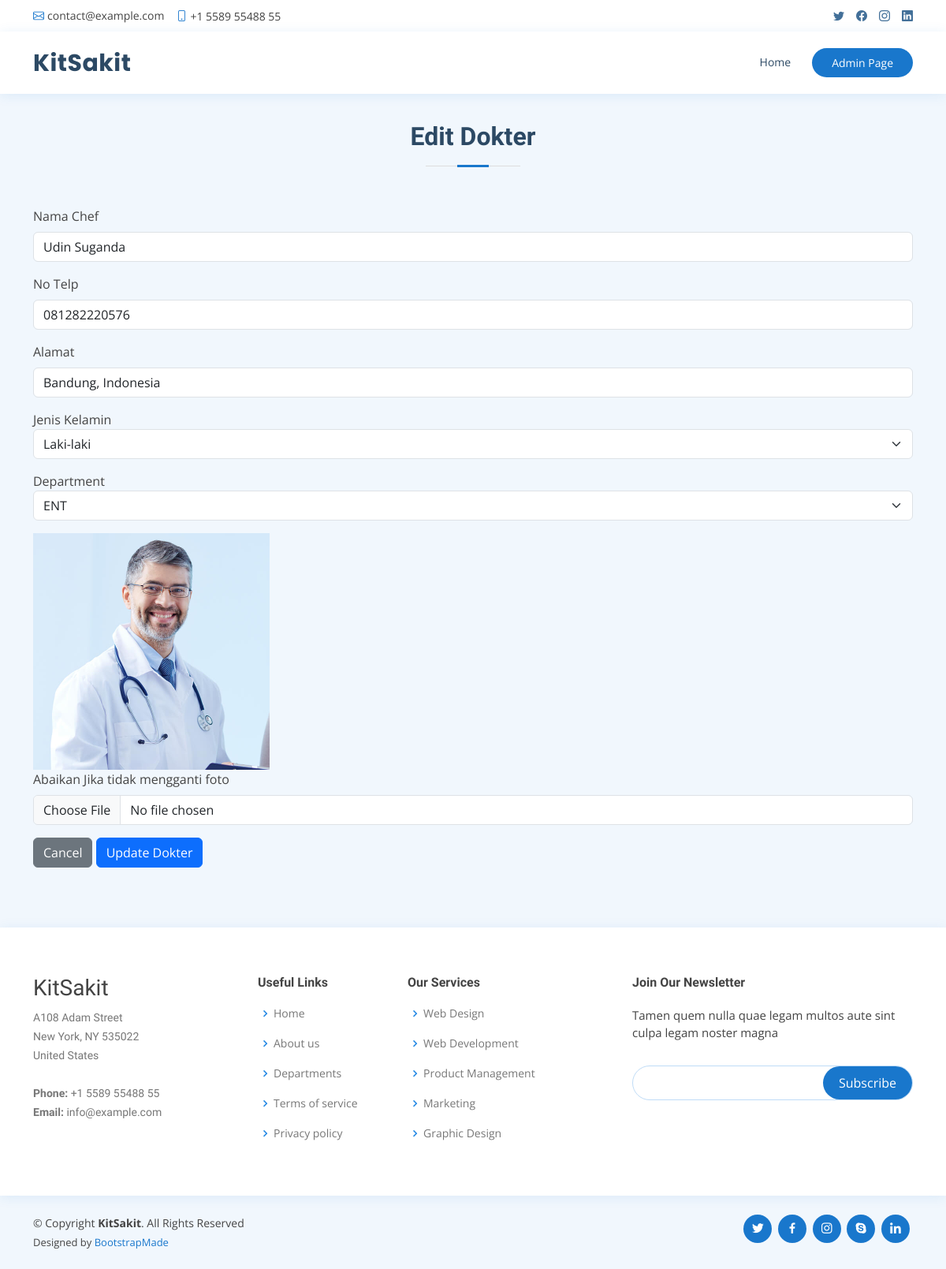
The app's page /editDokter.php?id_dokter=1 with its own data.
### tables this page shows
CREATE TABLE `dokter`  (
  `id_dokter` int NOT NULL AUTO_INCREMENT,
  `nama_dokter` varchar(225) NOT NULL,
  `jenis_kelamin_dokter` char(1) NOT NULL,
  `alamat_dokter` varchar(225) NOT NULL,
  `telefon_dokter` varchar(20) NOT NULL,
  `foto` varchar(255) NOT NULL,
  `id_departmen` int NOT NULL,
  PRIMARY KEY (`id_dokter`) USING BTREE,
  INDEX `id_departmen`(`id_departmen` ASC) USING BTREE,
  CONSTRAINT `dokter_ibfk_1` FOREIGN KEY (`id_departmen`) REFERENCES `departmen` (`id_departmen`) ON DELETE RESTRICT ON UPDATE RESTRICT
);

CREATE TABLE `departmen`  (
  `id_departmen` int NOT NULL AUTO_INCREMENT,
  `nama_departmen` varchar(225) NOT NULL,
  `spesialisasi` varchar(255) NOT NULL,
  `lokasi` varchar(225) NOT NULL,
  PRIMARY KEY (`id_departmen`) USING BTREE
);

### function.php (called while the page is built, shortened)
<?php
    include('config.php');
    function readDepartmen(){
        global $conn;
        $query = "SELECT * FROM departmen";
        $result = mysqli_query($conn, $query);
        return $result;
    }
    function readQuery($table, $id, $find){
        global $conn;
        $query = "SELECT * FROM ".$table." WHERE ".$id."=".$find;
        $result = mysqli_query($conn, $query);
        $result = mysqli_fetch_assoc($result);
        return $result;
    };
?>

### editDokter.php (the view, shortened to what this page needs)
<?php
    include('function.php');
    $listDepartmen = readDepartmen();
    if(isset($_GET['id_dokter'])){
      $idDokter = $_GET['id_dokter'];
      $data = readQuery('dokter', 'id_dokter', $idDokter);
    } else {
      echo "
      <script>
        alert('Masukkan data id.');
        window.location='admin.php';
      </script>";
    }
?>
<!DOCTYPE html>
<html lang="en">
<head>
  <link href="assets/vendor/fontawesome-free/css/all.min.css" rel="stylesheet">
  <link href="assets/vendor/animate.css/animate.min.css" rel="stylesheet">
  <link href="assets/vendor/bootstrap/css/bootstrap.min.css" rel="stylesheet">
  <link href="assets/vendor/bootstrap-icons/bootstrap-icons.css" rel="stylesheet">
  <link href="assets/vendor/boxicons/css/boxicons.min.css" rel="stylesheet">
  <link href="assets/vendor/glightbox/css/glightbox.min.css" rel="stylesheet">
  <link href="assets/vendor/remixicon/remixicon.css" rel="stylesheet">
  <link href="assets/vendor/swiper/swiper-bundle.min.css" rel="stylesheet">
  <link href="assets/css/style.css" rel="stylesheet">
</head>
<body>
  <div id="topbar" class="d-flex align-items-center fixed-top">
    <div class="container d-flex justify-content-between">
      <div class="contact-info d-flex align-items-center">
        <i class="bi bi-envelope"></i> <a href="mailto:contact@example.com">contact@example.com</a>
        <i class="bi bi-phone"></i> +1 5589 55488 55
      </div>
      <div class="d-none d-lg-flex social-links align-items-center">
        <a href="#" class="twitter"><i class="bi bi-twitter"></i></a>
        <a href="#" class="facebook"><i class="bi bi-facebook"></i></a>
        <a href="#" class="instagram"><i class="bi bi-instagram"></i></a>
        <a href="#" class="linkedin"><i class="bi bi-linkedin"></i></i></a>
      </div>
    </div>
  </div>
  <header id="header" class="fixed-top">
    <div class="container d-flex align-items-center">
      <h1 class="logo me-auto"><a href="index.php">KitSakit</a></h1>
      <nav id="navbar" class="navbar order-last order-lg-0">
        <ul>
          <li><a class="nav-link scrollto" href="index.php">Home</a></li>
        </ul>
      </nav>
      <a href="admin.php" class="appointment-btn scrollto">Admin <span class="d-none d-md-inline">Page</span></a>
    </div>
  </header>
  <main id="main" style="padding-top: 70px;">
    <section id="appointment" class="appointment section-bg">
      <div class="container">
        <div class="section-title">
          <h2>Edit Dokter</h2>
        </div>
        <form action="#" method="post" role="form" id="form-add" enctype="multipart/form-data">
            <div class="mb-3">
                <label for="nama_dokter" class="form-label">Nama Chef</label>
                <input type="text" class="form-control" id="nama_dokter" name="nama_dokter" value="<?= $data['nama_dokter'] ?>" required>
            </div>
            <div class="mb-3">
                <label for="no_telp_dokter" class="form-label">No Telp</label>
                <input type="text" class="form-control" id="no_telp_dokter" name="no_telp_dokter" value="<?= $data['telefon_dokter'] ?>" required>
            </div>
            <div class="mb-3">
                <label for="alamat_dokter" class="form-label">Alamat</label>
                <input type="text" class="form-control" id="alamat_dokter" name="alamat_dokter" value="<?= $data['alamat_dokter'] ?>" required>
            </div>
            <div class="mb-3">
                <label for="jenis_kelamin_dokter">Jenis Kelamin</label>
                <select class="form-select" aria-label="Category" id="jenis_kelamin_dokter" name="jenis_kelamin_dokter" required>
                    <option value="L"
                      <?php
                        if($data['jenis_kelamin_dokter'] == "L"){
                          echo "selected";
                        }
                      ?>
                    >Laki-laki</option>
                </select>
            </div>
            <div class="mb-3">
                <label for="departmen">Department</label>
                <select class="form-select" aria-label="Category" id="departmen" name="departmen" required>
                    <?php
                        foreach($listDepartmen as $departmen){
                            echo '<option value="'.$departmen['id_departmen'].'"'. ($departmen['id_departmen'] == $data['id_departmen'] ? "selected" : "").'>'.$departmen['nama_departmen'].'</option>';
                        }
                    ?>
                </select>
            </div>
            <div class="mb-3">
                <img src="assets/img/doctors/<?=$data['foto'] ?>" alt="" width="300" height="300">
                <br>
                <label for="foto_chef" class="form-label">Abaikan Jika tidak mengganti foto</label>
                <input class="form-control" type="file" id="foto_dokter" name="foto_dokter">
            </div>
            <a href="admin.php"><button type="button" class="btn btn-secondary" data-bs-dismiss="modal">Cancel</button></a>
            <button type="submit" class="btn btn-primary text-white" name="btn-edit-dokter" id="btn-edit-dokter" form="form-add">Update Dokter</button>
        </form>
      </div>
    </section>
  </main>
  <footer id="footer">
    <div class="footer-top">
      <div class="container">
        <div class="row">
          <div class="col-lg-3 col-md-6 footer-contact">
            <h3>KitSakit</h3>
            <p>
              A108 Adam Street <br>
              New York, NY 535022<br>
              United States <br><br>
              <strong>Phone:</strong> +1 5589 55488 55<br>
              <strong>Email:</strong> info@example.com<br>
            </p>
          </div>
          <div class="col-lg-2 col-md-6 footer-links">
            <h4>Useful Links</h4>
            <ul>
              <li><i class="bx bx-chevron-right"></i> <a href="#">Home</a></li>
              <li><i class="bx bx-chevron-right"></i> <a href="#">About us</a></li>
              <li><i class="bx bx-chevron-right"></i> <a href="#">Departments</a></li>
              <li><i class="bx bx-chevron-right"></i> <a href="#">Terms of service</a></li>
              <li><i class="bx bx-chevron-right"></i> <a href="#">Privacy policy</a></li>
            </ul>
          </div>
          <div class="col-lg-3 col-md-6 footer-links">
            <h4>Our Services</h4>
            <ul>
              <li><i class="bx bx-chevron-right"></i> <a href="#">Web Design</a></li>
              <li><i class="bx bx-chevron-right"></i> <a href="#">Web Development</a></li>
              <li><i class="bx bx-chevron-right"></i> <a href="#">Product Management</a></li>
              <li><i class="bx bx-chevron-right"></i> <a href="#">Marketing</a></li>
              <li><i class="bx bx-chevron-right"></i> <a href="#">Graphic Design</a></li>
            </ul>
          </div>
          <div class="col-lg-4 col-md-6 footer-newsletter">
            <h4>Join Our Newsletter</h4>
            <p>Tamen quem nulla quae legam multos aute sint culpa legam noster magna</p>
            <form action="" method="post">
              <input type="email" name="email"><input type="submit" value="Subscribe">
            </form>
          </div>
        </div>
      </div>
    </div>
    <div class="container d-md-flex py-4">
      <div class="me-md-auto text-center text-md-start">
        <div class="copyright">
          &copy; Copyright <strong><span>KitSakit</span></strong>. All Rights Reserved
        </div>
        <div class="credits">
          Designed by <a href="https://bootstrapmade.com/">BootstrapMade</a>
        </div>
      </div>
      <div class="social-links text-center text-md-right pt-3 pt-md-0">
        <a href="#" class="twitter"><i class="bx bxl-twitter"></i></a>
        <a href="#" class="facebook"><i class="bx bxl-facebook"></i></a>
        <a href="#" class="instagram"><i class="bx bxl-instagram"></i></a>
        <a href="#" class="google-plus"><i class="bx bxl-skype"></i></a>
        <a href="#" class="linkedin"><i class="bx bxl-linkedin"></i></a>
      </div>
    </div>
  </footer>
</body>
</html>

### assets/css/style.css (style rules this page uses)
body { font-family: "Open Sans", sans-serif; color: #444444; }
a { color: #1977cc; text-decoration: none; }
h1, h2, h3, h4, h5, h6 { font-family: "Raleway", sans-serif; }
#topbar { background: #fff; height: 40px; font-size: 14px; transition: all 0.5s; z-index: 996; }
#topbar .contact-info a { line-height: 1; color: #444444; transition: 0.3s; }
#topbar .contact-info i { color: #1977cc; padding-right: 4px; margin-left: 15px; line-height: 0; }
#topbar .contact-info i:first-child { margin-left: 0; }
#topbar .social-links a { color: #437099; padding-left: 15px; display: inline-block; line-height: 1px; transition: 0.3s; }
#topbar .social-links a:first-child { border-left: 0; }
#header { background: #fff; transition: all 0.5s; z-index: 997; padding: 15px 0; top: 40px; box-shadow: 0px 2px 15px rgba(25, 119, 204, 0.1); }
#header .logo { font-size: 30px; margin: 0; padding: 0; line-height: 1; font-weight: 700; letter-spacing: 0.5px; font-family: "Poppins", sans-serif; }
#header .logo a { color: #2c4964; }
.appointment-btn { margin-left: 25px; background: #1977cc; color: #fff; border-radius: 50px; padding: 8px 25px; white-space: nowrap; transition: 0.3s; font-size: 14px; display: inline-block; }
.navbar { padding: 0; }
.navbar ul { margin: 0; padding: 0; display: flex; list-style: none; align-items: center; }
.navbar li { position: relative; }
.navbar>ul>li { position: relative; white-space: nowrap; padding: 8px 0 8px 20px; }
.navbar a, .navbar a:focus { display: flex; align-items: center; justify-content: space-between; font-size: 14px; color: #2c4964; white-space: nowrap; transition: 0.3s; border-bottom: 2px solid #fff; padding: 5px 2px; }
section { padding: 60px 0; overflow: hidden; }
.section-bg { background-color: #f1f7fd; }
.section-title { text-align: center; padding-bottom: 30px; }
.section-title h2 { font-size: 32px; font-weight: bold; margin-bottom: 20px; padding-bottom: 20px; position: relative; color: #2c4964; }
.section-title h2::before { content: ""; position: absolute; display: block; width: 120px; height: 1px; background: #ddd; bottom: 1px; left: calc(50% - 60px); }
.section-title h2::after { content: ""; position: absolute; display: block; width: 40px; height: 3px; background: #1977cc; bottom: 0; left: calc(50% - 20px); }
#footer { color: #444444; font-size: 14px; background: #f1f7fd; }
#footer .footer-top { padding: 60px 0 30px 0; background: #fff; box-shadow: 0px 2px 15px rgba(25, 119, 204, 0.1); }
#footer .footer-top .footer-contact { margin-bottom: 30px; }
#footer .footer-top .footer-contact p { font-size: 14px; line-height: 24px; margin-bottom: 0; font-family: "Raleway", sans-serif; color: #777777; }
#footer .footer-top h4 { font-size: 16px; font-weight: bold; color: #444444; position: relative; padding-bottom: 12px; }
#footer .footer-top .footer-links { margin-bottom: 30px; }
#footer .footer-top .footer-links ul { list-style: none; padding: 0; margin: 0; }
#footer .footer-top .footer-links ul i { padding-right: 2px; color: #1c84e3; font-size: 18px; line-height: 1; }
#footer .footer-top .footer-links ul li { padding: 10px 0; display: flex; align-items: center; }
#footer .footer-top .footer-links ul li:first-child { padding-top: 0; }
#footer .footer-top .footer-links ul a { color: #777777; transition: 0.3s; display: inline-block; line-height: 1; }
#footer .footer-newsletter { font-size: 15px; }
#footer .footer-newsletter h4 { font-size: 16px; font-weight: bold; color: #444444; position: relative; padding-bottom: 12px; }
#footer .footer-newsletter form { margin-top: 30px; background: #fff; padding: 6px 10px; position: relative; border-radius: 50px; text-align: left; border: 1px solid #bfdcf7; }
#footer .footer-newsletter form input[type=email] { border: 0; padding: 4px 8px; width: calc(100% - 100px); }
#footer .footer-newsletter form input[type=submit] { position: absolute; top: 0; right: 0; bottom: 0; border: 0; background: none; font-size: 16px; padding: 0 20px; background: #1977cc; color: #fff; transition: 0.3s; border-radius: 50px; }
#footer .credits { padding-top: 5px; font-size: 13px; color: #444444; }
#footer .social-links a { font-size: 18px; display: inline-block; background: #1977cc; color: #fff; line-height: 1; padding: 8px 0; margin-right: 4px; border-radius: 50%; text-align: center; width: 36px; height: 36px; transition: 0.3s; }

### records on screen
dokter: nama_dokter "Udin Suganda", no_telp_dokter "081282220576", alamat_dokter "Bandung, Indonesia", jenis_kelamin_dokter "Laki-laki", departmen "ENT", foto (picture)
